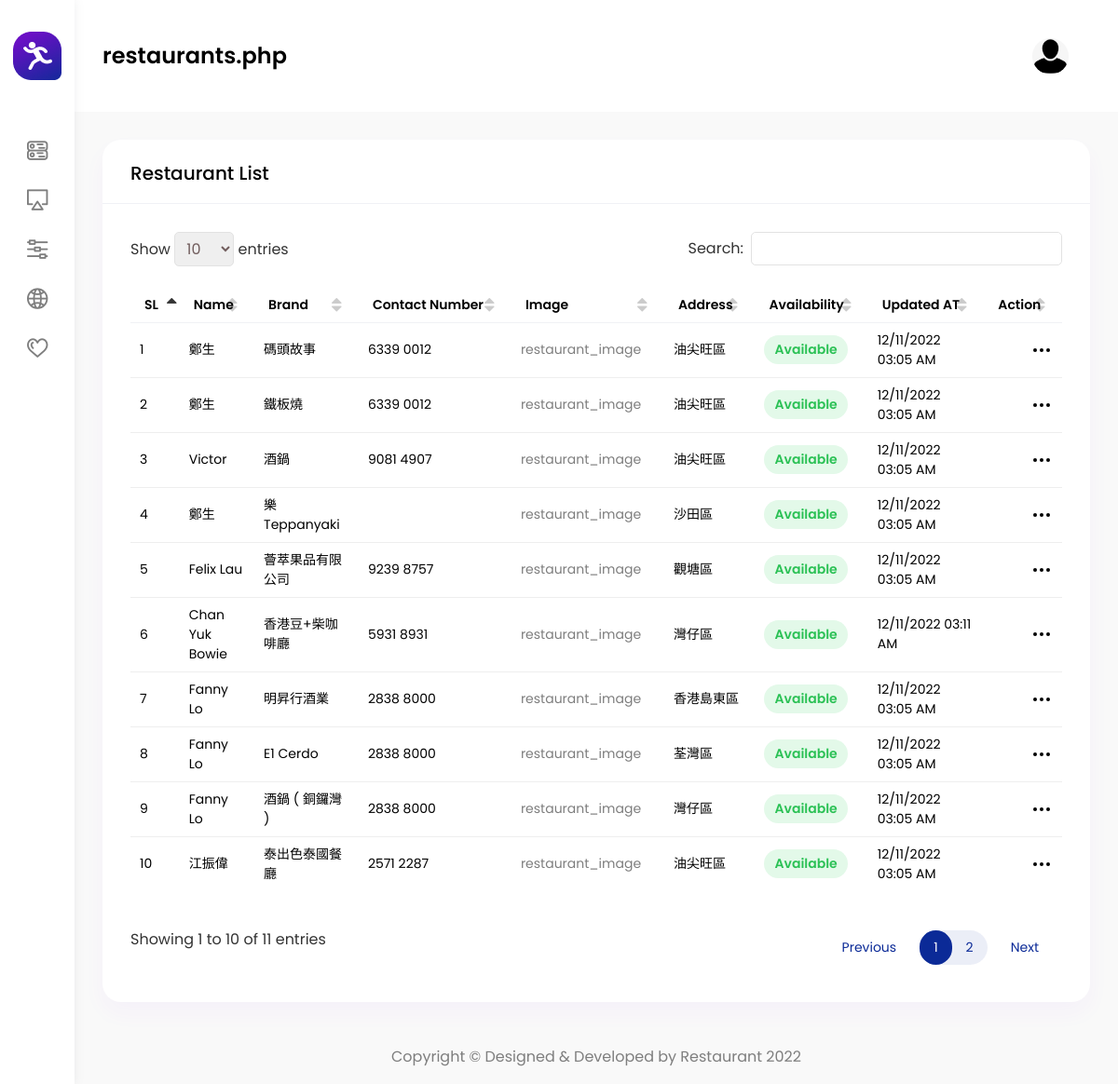
Screenshot of /admin/restaurants.php with the database file from the repository.
### tables this page shows
CREATE TABLE `restaurant` (
  `id` int(11) NOT NULL,
  `name` varchar(100) NOT NULL,
  `brand` varchar(150) NOT NULL,
  `number` varchar(150) NOT NULL,
  `address` varchar(500) NOT NULL,
  `image` varchar(250) NOT NULL,
  `status` int(11) NOT NULL DEFAULT 1,
  `updated_at` timestamp NOT NULL DEFAULT current_timestamp() ON UPDATE current_timestamp()
);

### admin/includes/dbController.php (called while the page is built, shortened)
<?php
class DBController {
    private $host = "localhost";
    private $user = "root";
    private $password = "";
    private $database = "restaurents";
    private $conn;
    function __construct() {
        $this->conn = $this->connectDB();
    }
    function connectDB() {
        $conn = mysqli_connect($this->host,$this->user,$this->password,$this->database);
        return $conn;
    }
    function runQuery($query) {
        $result = mysqli_query($this->conn,$query);
        while($row=mysqli_fetch_assoc($result)) {
            $resultset[] = $row;
        }
        if(!empty($resultset))
            return $resultset;
    }
    function numRows($query) {
        $result  = mysqli_query($this->conn,$query);
        $rowcount = mysqli_num_rows($result);
        return $rowcount;
    }
}

### admin/includes/session.php (called while the page is built, shortened)
<?php
require_once("includes/dbController.php");
$db_handle = new DBController();
require_once("includes/send_report.php");

### admin/includes/send_report.php (called while the page is built, shortened)
<?php
$daily_report = $db_handle->runQuery("SELECT * FROM `daily_report` order by id desc");
$monthly_report = $db_handle->runQuery("SELECT * FROM `monthly_report` order by id desc");

### admin/restaurants.php (the view, shortened to what this page needs)
<?php require_once('includes/session.php') ?>
<!DOCTYPE html>
<html lang="en">
<head>
    <?php require_once('includes/css.php') ?>
</head>
<body>
<div id="main-wrapper">
    <?php require_once('includes/logoDetails.php') ?>
    <?php require_once('includes/header.php') ?>
    <?php require_once('includes/sidebar.php') ?>
    <div class="content-body">
        <div class="container-fluid">
            <div class="row">
                <div class="col-xl-12 col-xxl-12">
                    <div class="row">
                        <?php
                        if (isset($_GET['restaurant-id'])) {
                            ?>
                            <div class="col-xl-12">
                                <div class="card">
                                    <div class="card-header">
                                        <h4 class="card-title">Edit Restaurant</h4>
                                    </div>
                                    <div class="card-body">
                                        <div class="basic-form">
                                            <form action="Update" method="post" enctype="multipart/form-data">
                                                <?php
                                                $data = $db_handle->runQuery("SELECT * FROM restaurant where id={$_GET['restaurant-id']}");
                                                ?>
                                                <div class="row">
                                                    <div class="col-lg-6">
                                                        <input type="hidden" value="<?php echo $data[0]['id'] ?>" name="id"/>
                                                        <div class="form-row">
                                                            <div class="form-group col-md-12">
                                                                <label>Restaurant Name</label>
                                                                <input type="text" class="form-control" name="name"
                                                                       placeholder="Restaurant Name" value="<?php echo $data[0]['name'] ?>" required/>
                                                            </div>
                                                        </div>
                                                        <div class="form-row">
                                                            <div class="form-group col-md-12">
                                                                <label>Restaurant Brand</label>
                                                                <input type="text" class="form-control" name="brand"
                                                                       placeholder="Restaurant Brand" value="<?php echo $data[0]['brand'] ?>" required/>
                                                            </div>
                                                        </div>
                                                        <div class="form-row">
                                                            <div class="form-group col-md-12">
                                                                <label>Status</label>
                                                                <div class="dropdown bootstrap-select form-control default-select">
                                                                    <select id="inputState" class="form-control default-select"
                                                                            name="status" required>
                                                                        <option>Choose...</option>
                                                                        <option value="1" <?php echo ($data[0]["status"] == 1) ? "selected" : ""; ?>>Available</option>
                                                                        <option value="0" <?php echo ($data[0]["status"] == 0) ? "selected" : ""; ?>>Not Available</option>
                                                                    </select>
                                                                </div>
                                                            </div>
                                                        </div>
                                                        <div class="form-row">
                                                            <div class="form-group col-md-12">
                                                                <label>Contact Number</label>
                                                                <input type="text" class="form-control" name="contact_number"
                                                                       placeholder="Contact Number" value="<?php echo $data[0]['number'] ?>" required/>
                                                            </div>
                                                        </div>
                                                        <div class="form-row">
                                                            <div class="form-group col-md-12">
                                                                <label>Restaurant Image</label>
                                                                <div class="custom-file">
                                                                    <input type="file" class="custom-file-input" name="image"/>
                                                                    <label class="custom-file-label">Choose file</label>
                                                                </div>
                                                            </div>
                                                        </div>
                                                        <div class="form-row">
                                                            <div class="form-group col-md-12">
                                                                <label>Address</label>
                                                                <input type="text" class="form-control" name="address"
                                                                       placeholder="Address" value="<?php echo $data[0]['address'] ?>" required/>
                                                            </div>
                                                        </div>
                                                    </div>
                                                    <div class="col-lg-6 d-flex justify-content-end align-items-end">
                                                        <img src="../<?php echo $data[0]["image"]; ?>" style="height: 300px" class="img-fluid" alt=""/>
                                                    </div>
                                                </div>
                                                <button type="submit" name="restaurant-edit" class="btn btn-primary">
                                                    Submit
                                                </button>
                                            </form>
                                        </div>
                                    </div>
                                </div>
                            </div>
                            <?php
                        } else {
                            ?>
                            <div class="col-12">
                                <div class="card">
                                    <div class="card-header">
                                        <h4 class="card-title">Restaurant List</h4>
                                    </div>
                                    <div class="card-body">
                                        <div class="table-responsive">
                                            <table id="example" class="display min-w850">
                                                <thead>
                                                <tr>
                                                    <th>SL</th>
                                                    <th>Name</th>
                                                    <th>Brand</th>
                                                    <th>Contact Number</th>
                                                    <th>Image</th>
                                                    <th>Address</th>
                                                    <th>Availability</th>
                                                    <th>Updated AT</th>
                                                    <th>Action</th>
                                                </tr>
                                                </thead>
                                                <tbody>
                                                <?php
                                                $restaurant_data = $db_handle->runQuery("SELECT * FROM restaurant order by id desc");
                                                $row_count = $db_handle->numRows("SELECT * FROM restaurant order by id desc");
                                                for ($i = 0; $i < $row_count; $i++) {
                                                    ?>
                                                    <tr>
                                                        <td><?php echo $i + 1; ?></td>
                                                        <td><?php echo $restaurant_data[$i]["name"]; ?></td>
                                                        <td><?php echo $restaurant_data[$i]["brand"]; ?></td>
                                                        <td><?php echo $restaurant_data[$i]["number"]; ?></td>
                                                        <td><a href="../<?php echo $restaurant_data[$i]["image"]; ?>"
                                                               target="_blank">restaurant_image</a></td>
                                                        <td><?php echo $restaurant_data[$i]["address"]; ?></td>
                                                        <td>
                                                            <?php
                                                            if ($restaurant_data[$i]["status"] == 0) {
                                                                ?>
                                                                <span class="badge light badge-danger">Not Available</span>
                                                                <?php
                                                            } else if ($restaurant_data[$i]["status"] == 1) {
                                                                ?>
                                                                <span class="badge light badge-success">Available</span>
                                                                <?php
                                                            }
                                                            ?>
                                                        </td>
                                                        <td>
                                                            <?php
                                                            $datetime = new DateTime($restaurant_data[$i]["updated_at"]);
                                                            $la_time = new DateTimeZone('America/New_York');
                                                            $datetime->setTimezone($la_time);
                                                            echo $datetime->format('d/m/Y h:i A'); ?>
                                                        </td>
                                                        <td>
                                                            <div class="dropdown ml-auto text-right">
                                                                <div class="btn-link" data-toggle="dropdown">
                                                                </div>
                                                            </div>
                                                        </td>
                                                    </tr>
                                                    <?php
                                                }
                                                ?>
                                                </tbody>
                                            </table>
                                        </div>
                                    </div>
                                </div>
                            </div>
                            <?php
                        }
                        ?>
                    </div>
                </div>
            </div>
        </div>
    </div>
    <?php require_once('includes/footer.php') ?>
</div>
</body>
</html>

### rows the page displays
restaurant: name "鄭生", brand "碼頭故事", number "6339 0012", address "油尖旺區", status "Available", updated_at "12/11/2022 03:05 AM"
restaurant: name "鄭生", brand "鐵板燒", number "6339 0012", address "油尖旺區", status "Available", updated_at "12/11/2022 03:05 AM"
restaurant: name "Victor", brand "酒鍋", number "9081 4907", address "油尖旺區", status "Available", updated_at "12/11/2022 03:05 AM"
restaurant: name "鄭生", brand "樂 Teppanyaki", address "沙田區", status "Available", updated_at "12/11/2022 03:05 AM"
restaurant: name "Felix Lau", brand "薈萃果品有限公司", number "9239 8757", address "觀塘區", status "Available", updated_at "12/11/2022 03:05 AM"
restaurant: name "Chan Yuk Bowie", brand "香港豆+柴咖啡廳", number "5931 8931", address "灣仔區", status "Available", updated_at "12/11/2022 03:11 AM"
restaurant: name "Fanny Lo", brand "明昇行酒業", number "2838 8000", address "香港島東區", status "Available", updated_at "12/11/2022 03:05 AM"
restaurant: name "Fanny Lo", brand "E1 Cerdo", number "2838 8000", address "荃灣區", status "Available", updated_at "12/11/2022 03:05 AM"
restaurant: name "Fanny Lo", brand "酒鍋 ( 銅鑼灣 )", number "2838 8000", address "灣仔區", status "Available", updated_at "12/11/2022 03:05 AM"
restaurant: name "江振偉", brand "泰出色泰國餐廳", number "2571 2287", address "油尖旺區", status "Available", updated_at "12/11/2022 03:05 AM"

### other values shown
strtok($string, '?') "restaurants.php"
